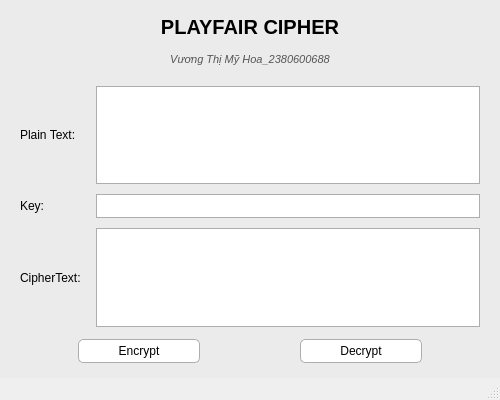
<?xml version="1.0" encoding="UTF-8"?>
<ui version="4.0">
 <class>MainWindow</class>
 <widget class="QMainWindow" name="MainWindow">
  <property name="geometry">
   <rect>
    <x>0</x>
    <y>0</y>
    <width>500</width>
    <height>400</height>
   </rect>
  </property>
  <property name="minimumSize">
   <size>
    <width>450</width>
    <height>380</height>
   </size>
  </property>
  <property name="windowTitle">
   <string>Playfair Cipher</string>
  </property>
  <widget class="QWidget" name="centralwidget">
   <property name="styleSheet">
    <string notr="true">
     QWidget#centralwidget {
         background-color: #ebebeb;
     }
     QLabel {
         font-family: &quot;Segoe UI&quot;, Arial, sans-serif;
         color: #000000;
         font-size: 12px;
     }
      QLabel#label_title {
          font-size: 20px;
          font-weight: bold;
          color: #000000;
          margin-bottom: 2px;
      }
      QLabel#label_subtitle {
          font-size: 11px;
          color: #555555;
          margin-bottom: 8px;
          font-style: italic;
      }
     QTextEdit, QLineEdit {
         background-color: #ffffff;
         border: 1px solid #adadad;
         color: #000000;
         font-family: &quot;Segoe UI&quot;, Arial, sans-serif;
         font-size: 12px;
         padding: 3px;
     }
     QPushButton {
         background-color: #ffffff;
         border: 1px solid #adadad;
         border-radius: 5px;
         padding: 4px 20px;
         font-family: &quot;Segoe UI&quot;, Arial, sans-serif;
         font-size: 12px;
         color: #000000;
         min-width: 80px;
     }
     QPushButton:hover {
         background-color: #f0f0f0;
         border: 1px solid #0078d7;
     }
     QPushButton:pressed {
         background-color: #cce4f7;
         border: 1px solid #005499;
     }
    </string>
   </property>
   <layout class="QVBoxLayout" name="verticalLayout">
    <property name="spacing">
     <number>12</number>
    </property>
    <property name="leftMargin">
     <number>20</number>
    </property>
    <property name="topMargin">
     <number>15</number>
    </property>
    <property name="rightMargin">
     <number>20</number>
    </property>
    <property name="bottomMargin">
     <number>15</number>
    </property>
    <item>
     <widget class="QLabel" name="label_title">
      <property name="text">
       <string>PLAYFAIR CIPHER</string>
      </property>
      <property name="alignment">
       <set>Qt::AlignCenter</set>
      </property>
     </widget>
    </item>
    <item>
     <widget class="QLabel" name="label_subtitle">
      <property name="text">
       <string>Vương Thị Mỹ Hoa_2380600688</string>
      </property>
      <property name="alignment">
       <set>Qt::AlignCenter</set>
      </property>
     </widget>
    </item>
    <item>
     <layout class="QGridLayout" name="gridLayout">
      <property name="horizontalSpacing">
       <number>15</number>
      </property>
      <property name="verticalSpacing">
       <number>10</number>
      </property>
      <item row="0" column="0">
       <widget class="QLabel" name="label_plain">
        <property name="text">
         <string>Plain Text:</string>
        </property>
       </widget>
      </item>
      <item row="0" column="1">
       <widget class="QTextEdit" name="txt_plain_text"/>
      </item>
      <item row="1" column="0">
       <widget class="QLabel" name="label_key">
        <property name="text">
         <string>Key:</string>
        </property>
       </widget>
      </item>
      <item row="1" column="1">
       <widget class="QLineEdit" name="txt_key"/>
      </item>
      <item row="2" column="0">
       <widget class="QLabel" name="label_cipher">
        <property name="text">
         <string>CipherText:</string>
        </property>
       </widget>
      </item>
      <item row="2" column="1">
       <widget class="QTextEdit" name="txt_cipher_text"/>
      </item>
     </layout>
    </item>
    <item>
     <layout class="QHBoxLayout" name="horizontalLayout">
      <property name="spacing">
       <number>100</number>
      </property>
      <item>
       <spacer name="horizontalSpacer">
        <property name="orientation">
         <enum>Qt::Horizontal</enum>
        </property>
        <property name="sizeHint" stdset="0">
         <size>
          <width>40</width>
          <height>20</height>
         </size>
        </property>
       </spacer>
      </item>
      <item>
       <widget class="QPushButton" name="btn_encrypt">
        <property name="text">
         <string>Encrypt</string>
        </property>
       </widget>
      </item>
      <item>
       <widget class="QPushButton" name="btn_decrypt">
        <property name="text">
         <string>Decrypt</string>
        </property>
       </widget>
      </item>
      <item>
       <spacer name="horizontalSpacer_2">
        <property name="orientation">
         <enum>Qt::Horizontal</enum>
        </property>
        <property name="sizeHint" stdset="0">
         <size>
          <width>40</width>
          <height>20</height>
         </size>
        </property>
       </spacer>
      </item>
     </layout>
    </item>
   </layout>
  </widget>
  <widget class="QMenuBar" name="menubar">
   <property name="geometry">
    <rect>
     <x>0</x>
     <y>0</y>
     <width>500</width>
     <height>21</height>
    </rect>
   </property>
  </widget>
  <widget class="QStatusBar" name="statusbar"/>
 </widget>
 <resources/>
 <connections/>
</ui>
